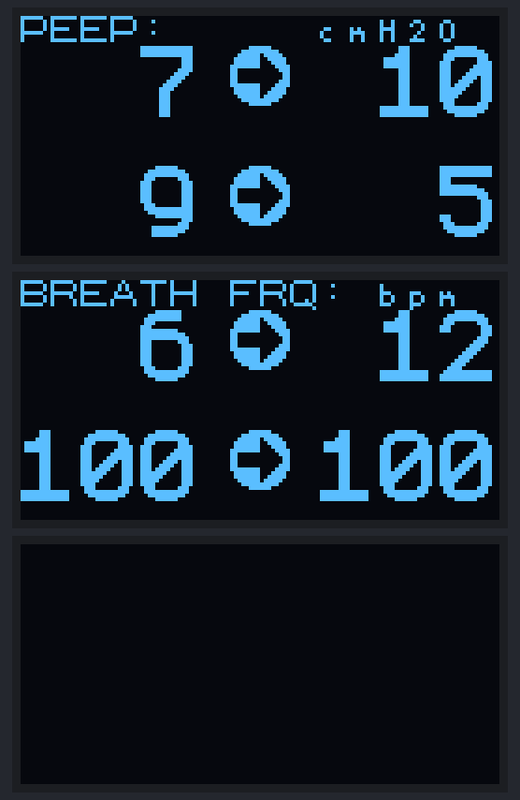
The sketch below on a simulated Arduino Uno, built with avr-gcc and run on an emulated ATmega328P. Parts: 3 × 128×64 one-colour display.

Above: at 1.6 s.

The sketch:

FrontIONew.ino
```cpp
//* LIBRERIAS *
#include <U8x8lib.h>

//* DEFINICIONES *
#define CLK_O2    2
#define DT_O2     3
#define SW_O2     4

#define CLK_BPM   5
#define DT_BPM    6
#define SW_BPM    7

#define CLK_PEEP  8
#define DT_PEEP   9
#define SW_PEEP  10

#define CLK_PIP  11
#define DT_PIP   12
#define SW_PIP   13

#define READ      0
#define SET      10
#define TOP       1
#define BOTTOM    5


//* CLASES *
U8X8_SSD1306_128X64_NONAME_SW_I2C screenA(A1, A0);
U8X8_SSD1306_128X64_NONAME_SW_I2C screenB(A3, A2);
U8X8_SSD1306_128X64_NONAME_SW_I2C screenC(A5, A4);

void drawInitialScreen(void);
void drawValue(U8X8_SSD1306_128X64_NONAME_SW_I2C &screen, int x, int y, int value, bool inverted = false);

void setup()
{
  screenA.begin();
  screenB.begin();
  screenC.begin();
  screenA.clearDisplay();
  screenB.clearDisplay();
  screenC.clearDisplay();
  screenA.setFont(u8x8_font_7x14_1x2_r);
  screenB.setFont(u8x8_font_7x14_1x2_r);
  screenC.setFont(u8x8_font_7x14_1x2_r);
  screenA.drawString(4,20,"Grupo APM");
  screenB.drawString(4,20,"Grupo APM");
  screenC.drawString(4,20,"Grupo APM");
  delay(100);

  screenA.setFont(u8x8_font_5x7_r);
  screenB.setFont(u8x8_font_5x7_r);
  screenC.setFont(u8x8_font_5x7_r);
  screenA.drawString(5,22,"(C) 2020");
  screenB.drawString(5,22,"(C) 2020");
  screenC.drawString(5,22,"(C) 2020");
  delay(100);

  screenA.setFont(u8x8_font_open_iconic_check_4x4);
  screenB.setFont(u8x8_font_open_iconic_check_4x4);
  screenC.setFont(u8x8_font_open_iconic_check_4x4);
  screenA.drawString(6,0,"A");
  screenB.drawString(6,0,"A");
  screenC.drawString(6,0,"A");
  delay(100);
  drawInitialScreen();
  drawValue(screenA, READ, TOP,  7);
  drawValue(screenA, READ, BOTTOM,  9);
  drawValue(screenB, READ, TOP,  6);
  drawValue(screenB, READ, BOTTOM,100);

  drawValue(screenA, SET, TOP, 10);
  drawValue(screenA, SET, BOTTOM,  5);
  drawValue(screenB, SET, TOP, 12);
  drawValue(screenB, SET, BOTTOM,100);
}

void loop()
{

}

void drawValue(U8X8_SSD1306_128X64_NONAME_SW_I2C &screen, int x, int y, int value, bool inverted)
{
  char sValue[5];
  sprintf(sValue, "%d", value);
  screen.setInverseFont(inverted);
  screen.setFont(u8x8_font_profont29_2x3_n);
  if(value > 99)
    screen.setCursor(x,y);
  else if(value > 9)
    screen.setCursor(x+2,y);
  else
    screen.setCursor(x+4, y);
  screen.print(sValue);
}

void drawInitialScreen()
{
  screenA.clear();
  screenB.clear();
  screenC.clear();

  screenA.setFont(u8x8_font_artossans8_r);
  screenB.setFont(u8x8_font_artossans8_r);
  screenC.setFont(u8x8_font_artossans8_r);

  screenA.drawString( 0, 0,"PEEP:");
  screenA.drawString( 0,20,"PIP:");
  screenB.drawString( 0, 0,"BREATH FRQ:");
  screenB.drawString( 0,20,"FiO2:");

  screenA.setFont(u8x8_font_5x7_f);
  screenB.setFont(u8x8_font_5x7_f);
  screenA.drawString( 10, 0,"cmH2O");
  screenA.drawString( 10,20,"%FiO2");
  screenB.drawString( 12, 0,"bpm");
  screenB.drawString( 14,20,"%");

  screenA.setFont(u8x8_font_open_iconic_arrow_2x2);
  screenB.setFont(u8x8_font_open_iconic_arrow_2x2);
  screenA.drawString( 7, 1,"F");
  screenA.drawString( 7, 5,"F");
  screenB.drawString( 7, 1,"F");
  screenB.drawString( 7, 5,"F");


}
```
